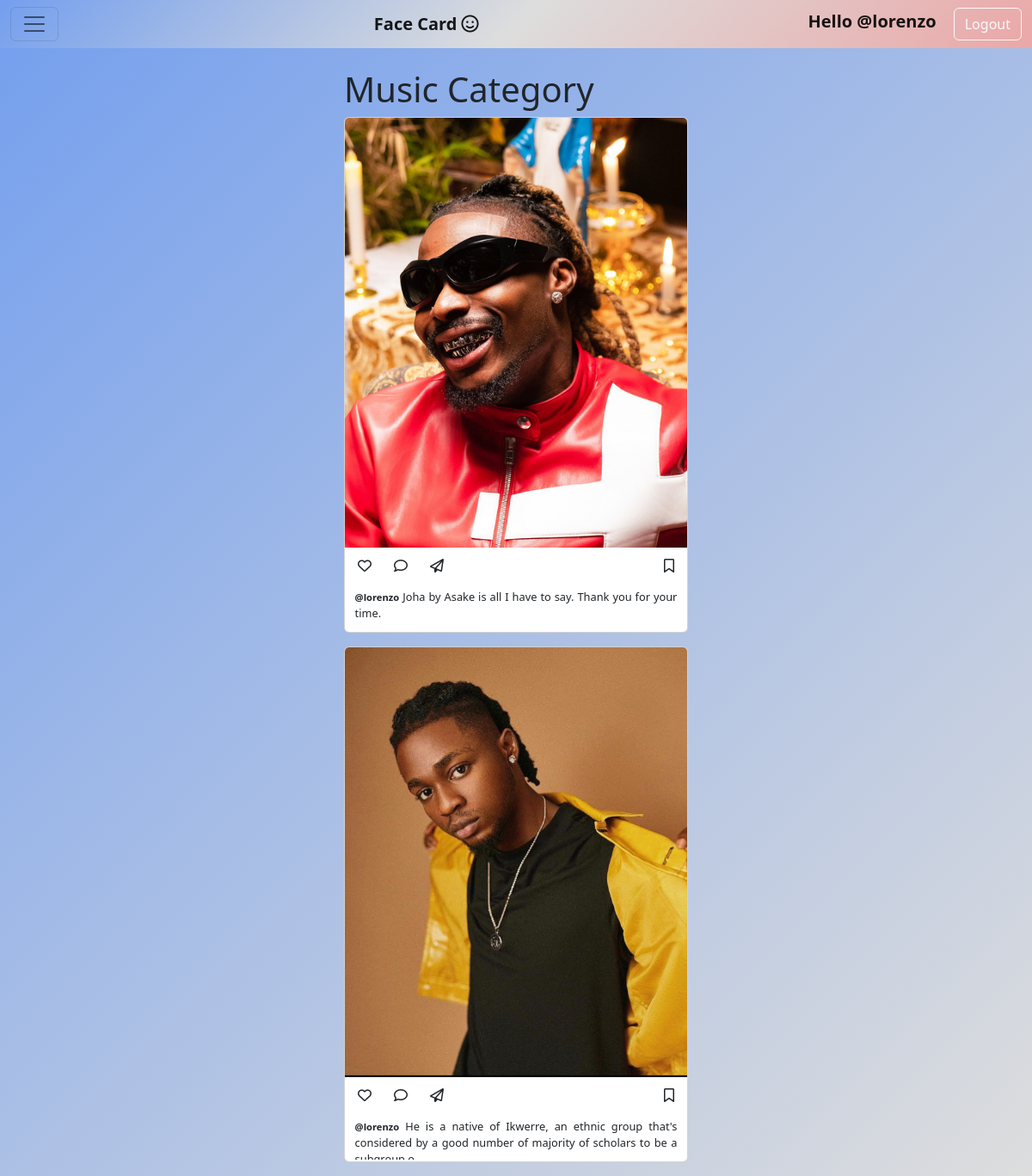
/category/music/ (signed in), run on the app's committed database.
### Home/models.py (models this page shows, shortened)
class Post(models.Model):
    pic = models.ImageField(null=True, upload_to="images")
    caption = models.TextField(max_length=500, blank=True, null=True)
    date_published = models.DateTimeField(auto_now_add=True)
    date_edited = models.DateTimeField(auto_now=True)
    author = models.ForeignKey(User, on_delete=models.CASCADE)
    category = models.CharField(max_length=100)
    likes = models.ManyToManyField(User, related_name="blog_posts")
    favourites = models.ManyToManyField(
        User, related_name="favourite", default=None, blank=None
    )

### Home/views.py (the view)
# urls.py: path('category/<str:cats>/', CategoryView, name="category"),
def CategoryView(request, cats):
    category_posts = Post.objects.filter(category = cats.replace('-', ' '))
    return render(request, 'categories.html', {'cats': cats.title().replace('-', ' '), 'category_posts': category_posts})

### Templates/categories.html (shortened to what this page needs)
{% extends 'base.html' %}
{% load static %}
{% block content %}
{% if user.is_authenticated %}
    {% if category_posts %}
        <div class="d-flex flex-column">
            <h1>{{ cats.title }} Category</h1>
            {% for post in category_posts %}
            <div class="card post-div mb-3">
                <img src="{{ post.pic.url }}" class="card-img-top img-fluid fluid" alt="Post">
                <div class="card-body index-body">
                    <div class="card-title d-flex justify-content-between">
                        <div class="btn-group" role="group" aria-label="Basic outlined example">
                            <form action="{% url 'like' post.pk %}" method="POST">
                            {% if liked %}
                                <button type="submit" title="Like" name="post_id" value="{{ post.id }}" class="btn btn-outline-none">
                                    <i class="fa fa-heart" aria-hidden="true"></i>
                                </button>
                            {% else %}
                                <button type="submit" title="Like" name="post_id" value="{{ post.id }}" class="btn btn-outline-none">
                                    <i class="fa fa-heart-o" aria-hidden="true"></i>
                                </button>
                            {% endif %}
                            </form>
                            <a href="{% url 'detail' post.pk %}">
                                <button type="button" title="Comment" class="btn btn-outline-none">
                                    <i class="fa fa-comment-o" aria-hidden="true"></i>
                                </button>
                            </a>
                            <a href="">
                                <button type="button" title="Share" class="btn btn-outline-none">
                                    <i class="fa fa-paper-plane-o" aria-hidden="true"></i>
                                </button>
                            </a>
                        </div>
                        <button title="Add To Favourites" class="btn btn-outline-none"><i class="fa fa-bookmark-o" aria-hidden="true"></i></button>
                    </div>
                    <div class="caption"><small class="fw-semibold">@{{ post.author }}</small> <a href="{% url 'detail' post.pk %}">{{ post.caption|safe|linebreaksbr|slice:":120" }}</a></div>
                </div>
            </div>
            {% endfor %}
        </div>
    {% else %}
    Sorry This Page Does Not Exist
    {% endif %}
{% else %}
<p class="fw-bold">Sorry Mate, Login First</p><i class="fa fa-smile-o" aria-hidden="true"></i>...
{% endif %}
{% endblock %}

### Templates/base.html (shortened to what this page needs)
{% load static %}
{% load social_share %}
<!DOCTYPE html>
<html lang="en">
<head>
    <link href="https://cdn.jsdelivr.net/npm/bootstrap@5.2.3/dist/css/bootstrap.min.css" rel="stylesheet">
    <link rel="stylesheet" href="{% static 'style.css' %}">
</head>
<body>
    <nav class="navbar bg-body fixed-top">
        <div class="container-fluid">
            <button class="navbar-toggler position-relative" type="button" data-bs-toggle="offcanvas" data-bs-target="#offcanvasDarkNavbar" aria-controls="offcanvasDarkNavbar">
              <span class="navbar-toggler-icon"></span>
            </button>
          <a class="navbar-brand fw-bold" href="{% url 'home' %}">Face Card <i class="fa fa-smile-o" aria-hidden="true"></i></a>
          {% if user.is_authenticated %}
          {% if user.display_pic %}
          <div>
            <img class="image-thumbnail" src="" alt="">
            <a class="btn btn-outline-light" href="">Logout</a>
          </div>
          {% else %}
          <div>
            {% if user.profile.id %}
            <a class="navbar-brand fw-semibold" href="{% url 'user-profile' user.profile.id %}">Hello @{{user.username}}</a>
            {% else %}
            <a class="navbar-brand fw-semibold" href="{% url 'create-profile-page' %}">Hello @{{user.username}}</a>
            {% endif %}
            <a class="btn btn-outline-light" href="{% url 'logout' %}">Logout</a>
          </div>
          {% endif %}
          {% else %}
          <div>
            <a class="btn btn-outline-primary" href="{% url 'login' %}">Log In</a>
            <a class="btn btn-dark" href="{% url 'signup' %}">Sign Up</a>
          </div>
          {% endif %}
        </div>
      </nav>
      <div id="content" class="d-flex justify-content-center">
          {% block content %}
          {% endblock %}
      </div>
</body>
</html>

### Static/style.css (style rules this page uses)
* { margin: 0; padding: 0; box-sizing: border-box; }
html { scroll-behavior: smooth; }
body { background: linear-gradient(-45deg, #dddddd, #749fee); min-height: 100vh; }
.bg-body { background: linear-gradient(-45deg, #eba7a7, #dddddd, #749fee); color: inherit; }
a { text-decoration: none; color: inherit; }
.post-div { width: 400px; }
.fluid { width: 400px; height: 500px; object-fit: cover !important; }
#content { margin-top: 5rem; }
.index-body { padding: 2px !important; }
.caption { padding: 0 0.6rem; font-size: 0.8rem; width: 100%; height: 6vh; overflow-y: hidden; word-break: keep-all; text-align: justify; }

### data on the page
Post: pic (picture), {{ post.id }} 1 (drawn), author "lorenzo", caption "Joha by Asake is all I have to say. Thank you for your time."
Post: pic (picture), {{ post.id }} 4 (drawn), author "lorenzo", caption "He is a native of Ikwerre, an ethnic group that's considered by a good number of majority of scholars to be a…"

### other printed values
{{ user.username }} "lorenzo"
{{ cats.title }} "Music"
